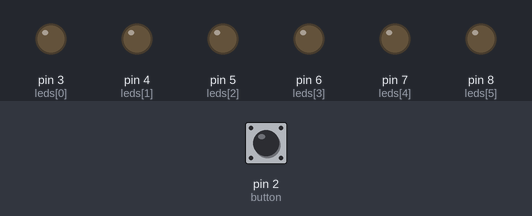
The sketch below on a simulated Arduino Uno, built with avr-gcc and run on an emulated ATmega328P. Parts: output pins drawn as LEDs (lit = HIGH). The inputs (shaded band) are chosen by the test bench; at power-on: pin 2 (button) HIGH. Random numbers use the default seed unless the sketch sets one.

Above: at 1.2 s.
1.3 s: pin 2 (button) pulled LOW for 1 s
At 2.7 s:
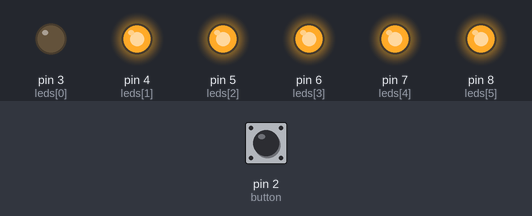
3.8 s: pin 2 (button) pulled LOW for 0.25 s
At 5.2 s:
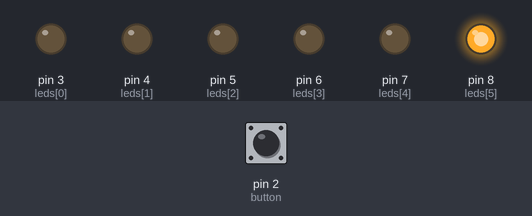
5.5 s: pin 2 (button) pulled LOW for 3.2 s
At 8.9 s:
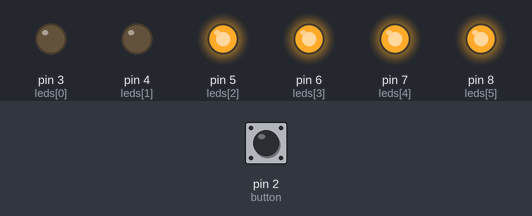
Timing chart, 0 to 10.4 s (numbered marks = the images above; inputs shaded):
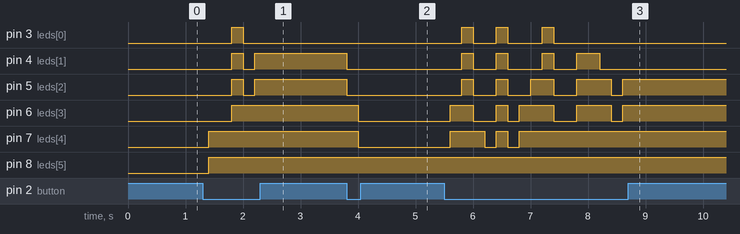

The sketch:

led_dice.ino
```cpp
//delay time variable
#define d 200

//led pins:
int leds[] = {3, 4, 5, 6, 7, 8};  // array of LED pins
const int ledCount = 6;

//button pin:
int button = 2;

//variable of the result:
int result;

void setup() {
  //leds as OUTPUT
  for (int i = 0; i < ledCount; i++) {
    pinMode(leds[i], OUTPUT);
  }
  //button as INPUT_PULLUP (sends LOW when pressed)
  pinMode(button, INPUT_PULLUP);
}

void loop() {
  if (digitalRead(button) == LOW) {
    result = random(1, 7); // generates 1–6
  }

  // turn off all LEDs first
  for (int i = 0; i < ledCount; i++) {
    digitalWrite(leds[i], LOW);
  }

  // turn on "result" number of LEDs
  for (int i = 0; i < result; i++) {
    digitalWrite(leds[ledCount - 1 - i], HIGH);
    // lights from led6 backwards to led1
  }

  delay(d);
}
```

Measured:
- after the input at 1.3 s, pin 3 (leds[0]): LOW → HIGH after 0.50 s, → LOW 0.20 s later; pin 4 (leds[1]), pin 5 (leds[2]): LOW → HIGH after 0.50 s, → LOW 0.20 s later, → HIGH 0.20 s later; pin 6 (leds[3]): LOW → HIGH after 0.50 s; pin 7 (leds[4]), pin 8 (leds[5]): LOW → HIGH after 0.10 s
- after the input at 3.8 s, pin 4 (leds[1]), pin 5 (leds[2]): HIGH → LOW at once; pin 6 (leds[3]), pin 7 (leds[4]): HIGH → LOW after 0.20 s
- after the input at 5.5 s, pin 3 (leds[0]): goes HIGH 0.20 s, LOW 0.40 s, HIGH 0.20 s, LOW 0.60 s, HIGH 0.20 s, then LOW, starting after 0.30 s; pin 4 (leds[1]): LOW → HIGH after 0.30 s, → LOW 0.20 s later, → HIGH 0.40 s later, → LOW 0.20 s later, … (8 changes in this stretch)
